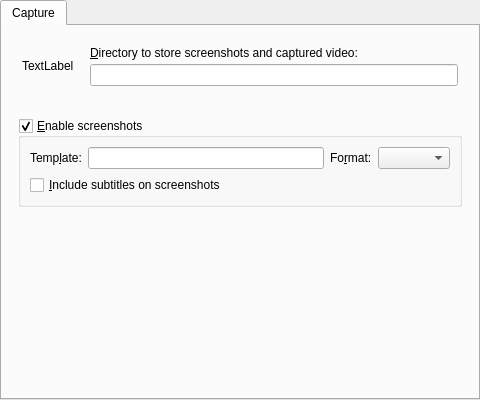
<?xml version="1.0" encoding="UTF-8"?>
<ui version="4.0">
 <class>Gui::Pref::TCapture</class>
 <widget class="QWidget" name="Gui::Pref::TCapture">
  <property name="geometry">
   <rect>
    <x>0</x>
    <y>0</y>
    <width>480</width>
    <height>400</height>
   </rect>
  </property>
  <layout class="QVBoxLayout">
   <property name="spacing">
    <number>0</number>
   </property>
   <property name="leftMargin">
    <number>0</number>
   </property>
   <property name="topMargin">
    <number>0</number>
   </property>
   <property name="rightMargin">
    <number>0</number>
   </property>
   <property name="bottomMargin">
    <number>0</number>
   </property>
   <item>
    <widget class="QTabWidget" name="capture_tab_widget">
     <property name="currentIndex">
      <number>0</number>
     </property>
     <widget class="QWidget" name="capture_tab">
      <attribute name="title">
       <string>Capture</string>
      </attribute>
      <layout class="QVBoxLayout">
       <property name="spacing">
        <number>16</number>
       </property>
       <property name="leftMargin">
        <number>16</number>
       </property>
       <property name="topMargin">
        <number>16</number>
       </property>
       <property name="rightMargin">
        <number>16</number>
       </property>
       <property name="bottomMargin">
        <number>16</number>
       </property>
       <item>
        <layout class="QHBoxLayout" name="horizontalLayout">
         <property name="spacing">
          <number>16</number>
         </property>
         <property name="leftMargin">
          <number>4</number>
         </property>
         <property name="topMargin">
          <number>4</number>
         </property>
         <property name="rightMargin">
          <number>4</number>
         </property>
         <property name="bottomMargin">
          <number>16</number>
         </property>
         <item>
          <widget class="QLabel" name="icon_label">
           <property name="text">
            <string notr="true">TextLabel</string>
           </property>
          </widget>
         </item>
         <item>
          <layout class="QVBoxLayout" name="verticalLayout">
           <property name="spacing">
            <number>4</number>
           </property>
           <item>
            <widget class="QLabel" name="label">
             <property name="sizePolicy">
              <sizepolicy hsizetype="Expanding" vsizetype="Preferred">
               <horstretch>0</horstretch>
               <verstretch>0</verstretch>
              </sizepolicy>
             </property>
             <property name="text">
              <string>&amp;Directory to store screenshots and captured video:</string>
             </property>
             <property name="wordWrap">
              <bool>true</bool>
             </property>
             <property name="buddy">
              <cstring>screenshot_edit</cstring>
             </property>
            </widget>
           </item>
           <item>
            <widget class="Gui::TFileChooser" name="screenshot_edit"/>
           </item>
          </layout>
         </item>
        </layout>
       </item>
       <item>
        <widget class="QGroupBox" name="screenshots_group">
         <property name="title">
          <string>&amp;Enable screenshots</string>
         </property>
         <property name="flat">
          <bool>true</bool>
         </property>
         <property name="checkable">
          <bool>true</bool>
         </property>
         <layout class="QVBoxLayout" name="screenshots_verticalLayout">
          <item>
           <layout class="QHBoxLayout" name="horizontalLayout_3">
            <item>
             <widget class="QLabel" name="screenshot_template_label">
              <property name="text">
               <string>Temp&amp;late:</string>
              </property>
              <property name="buddy">
               <cstring>screenshot_template_edit</cstring>
              </property>
             </widget>
            </item>
            <item>
             <widget class="QLineEdit" name="screenshot_template_edit"/>
            </item>
            <item>
             <widget class="QLabel" name="screenshot_format_label">
              <property name="text">
               <string>Fo&amp;rmat:</string>
              </property>
              <property name="buddy">
               <cstring>screenshot_format_combo</cstring>
              </property>
             </widget>
            </item>
            <item>
             <widget class="QComboBox" name="screenshot_format_combo"/>
            </item>
           </layout>
          </item>
          <item>
           <widget class="QCheckBox" name="subtitles_on_screeshots_check">
            <property name="text">
             <string>&amp;Include subtitles on screenshots</string>
            </property>
           </widget>
          </item>
         </layout>
        </widget>
       </item>
       <item>
        <spacer name="verticalSpacer">
         <property name="orientation">
          <enum>Qt::Vertical</enum>
         </property>
         <property name="sizeHint" stdset="0">
          <size>
           <width>20</width>
           <height>40</height>
          </size>
         </property>
        </spacer>
       </item>
      </layout>
     </widget>
    </widget>
   </item>
  </layout>
 </widget>
 <customwidgets>
  <customwidget>
   <class>Gui::TFileChooser</class>
   <extends>QLineEdit</extends>
   <header>gui/filechooser.h</header>
  </customwidget>
 </customwidgets>
 <tabstops>
  <tabstop>capture_tab_widget</tabstop>
  <tabstop>screenshot_edit</tabstop>
  <tabstop>screenshots_group</tabstop>
  <tabstop>screenshot_template_edit</tabstop>
  <tabstop>screenshot_format_combo</tabstop>
  <tabstop>subtitles_on_screeshots_check</tabstop>
 </tabstops>
 <resources/>
 <connections/>
</ui>
